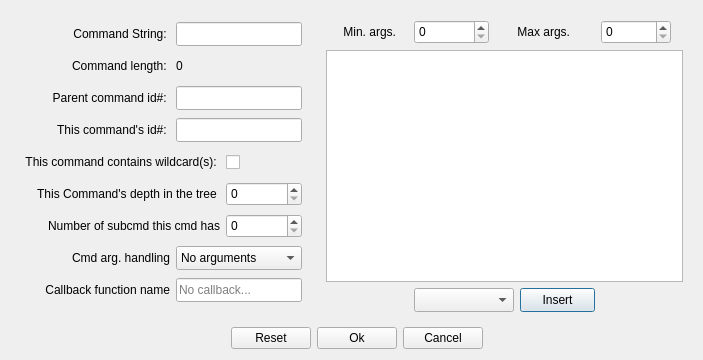
<?xml version="1.0" encoding="UTF-8"?>
<ui version="4.0">
 <class>commandParametersDialog</class>
 <widget class="QDialog" name="commandParametersDialog">
  <property name="geometry">
   <rect>
    <x>0</x>
    <y>0</y>
    <width>699</width>
    <height>358</height>
   </rect>
  </property>
  <property name="sizePolicy">
   <sizepolicy hsizetype="Fixed" vsizetype="Fixed">
    <horstretch>0</horstretch>
    <verstretch>0</verstretch>
   </sizepolicy>
  </property>
  <property name="windowTitle">
   <string>Command Parameters</string>
  </property>
  <layout class="QGridLayout" name="gridLayout_3">
   <item row="0" column="0" colspan="2">
    <widget class="QWidget" name="parametersPane" native="true">
     <property name="sizePolicy">
      <sizepolicy hsizetype="Expanding" vsizetype="Expanding">
       <horstretch>0</horstretch>
       <verstretch>0</verstretch>
      </sizepolicy>
     </property>
     <property name="minimumSize">
      <size>
       <width>300</width>
       <height>0</height>
      </size>
     </property>
     <property name="maximumSize">
      <size>
       <width>16777215</width>
       <height>16777215</height>
      </size>
     </property>
     <layout class="QGridLayout" name="gridLayout_2">
      <item row="0" column="0">
       <widget class="QLabel" name="label_11">
        <property name="sizePolicy">
         <sizepolicy hsizetype="Fixed" vsizetype="Fixed">
          <horstretch>0</horstretch>
          <verstretch>0</verstretch>
         </sizepolicy>
        </property>
        <property name="minimumSize">
         <size>
          <width>150</width>
          <height>24</height>
         </size>
        </property>
        <property name="maximumSize">
         <size>
          <width>150</width>
          <height>24</height>
         </size>
        </property>
        <property name="text">
         <string>Command String: </string>
        </property>
        <property name="alignment">
         <set>Qt::AlignRight|Qt::AlignTrailing|Qt::AlignVCenter</set>
        </property>
       </widget>
      </item>
      <item row="0" column="1" colspan="2">
       <widget class="QLineEdit" name="commandString">
        <property name="sizePolicy">
         <sizepolicy hsizetype="Expanding" vsizetype="Fixed">
          <horstretch>0</horstretch>
          <verstretch>0</verstretch>
         </sizepolicy>
        </property>
        <property name="minimumSize">
         <size>
          <width>75</width>
          <height>24</height>
         </size>
        </property>
        <property name="maximumSize">
         <size>
          <width>16777215</width>
          <height>24</height>
         </size>
        </property>
       </widget>
      </item>
      <item row="1" column="0">
       <widget class="QLabel" name="label_13">
        <property name="sizePolicy">
         <sizepolicy hsizetype="Fixed" vsizetype="Fixed">
          <horstretch>0</horstretch>
          <verstretch>0</verstretch>
         </sizepolicy>
        </property>
        <property name="minimumSize">
         <size>
          <width>150</width>
          <height>24</height>
         </size>
        </property>
        <property name="maximumSize">
         <size>
          <width>150</width>
          <height>24</height>
         </size>
        </property>
        <property name="text">
         <string>Command length: </string>
        </property>
        <property name="alignment">
         <set>Qt::AlignRight|Qt::AlignTrailing|Qt::AlignVCenter</set>
        </property>
       </widget>
      </item>
      <item row="1" column="1" colspan="2">
       <widget class="QLabel" name="commandLengthLabel">
        <property name="sizePolicy">
         <sizepolicy hsizetype="Fixed" vsizetype="Fixed">
          <horstretch>0</horstretch>
          <verstretch>0</verstretch>
         </sizepolicy>
        </property>
        <property name="minimumSize">
         <size>
          <width>75</width>
          <height>24</height>
         </size>
        </property>
        <property name="maximumSize">
         <size>
          <width>16777215</width>
          <height>24</height>
         </size>
        </property>
        <property name="text">
         <string>0</string>
        </property>
       </widget>
      </item>
      <item row="2" column="1" colspan="2">
       <widget class="QLineEdit" name="commandParentId">
        <property name="sizePolicy">
         <sizepolicy hsizetype="Expanding" vsizetype="Fixed">
          <horstretch>0</horstretch>
          <verstretch>0</verstretch>
         </sizepolicy>
        </property>
        <property name="minimumSize">
         <size>
          <width>75</width>
          <height>24</height>
         </size>
        </property>
        <property name="maximumSize">
         <size>
          <width>16777215</width>
          <height>24</height>
         </size>
        </property>
       </widget>
      </item>
      <item row="4" column="0">
       <widget class="QLabel" name="label_14">
        <property name="sizePolicy">
         <sizepolicy hsizetype="Fixed" vsizetype="Fixed">
          <horstretch>0</horstretch>
          <verstretch>0</verstretch>
         </sizepolicy>
        </property>
        <property name="minimumSize">
         <size>
          <width>150</width>
          <height>24</height>
         </size>
        </property>
        <property name="maximumSize">
         <size>
          <width>150</width>
          <height>24</height>
         </size>
        </property>
        <property name="text">
         <string>This command's id#: </string>
        </property>
        <property name="alignment">
         <set>Qt::AlignRight|Qt::AlignTrailing|Qt::AlignVCenter</set>
        </property>
       </widget>
      </item>
      <item row="4" column="1" colspan="2">
       <widget class="QLineEdit" name="commandId">
        <property name="sizePolicy">
         <sizepolicy hsizetype="Expanding" vsizetype="Fixed">
          <horstretch>0</horstretch>
          <verstretch>0</verstretch>
         </sizepolicy>
        </property>
        <property name="minimumSize">
         <size>
          <width>75</width>
          <height>24</height>
         </size>
        </property>
        <property name="maximumSize">
         <size>
          <width>16777215</width>
          <height>24</height>
         </size>
        </property>
       </widget>
      </item>
      <item row="5" column="0" colspan="2">
       <widget class="QLabel" name="label_17">
        <property name="sizePolicy">
         <sizepolicy hsizetype="Fixed" vsizetype="Fixed">
          <horstretch>0</horstretch>
          <verstretch>0</verstretch>
         </sizepolicy>
        </property>
        <property name="minimumSize">
         <size>
          <width>200</width>
          <height>24</height>
         </size>
        </property>
        <property name="maximumSize">
         <size>
          <width>200</width>
          <height>24</height>
         </size>
        </property>
        <property name="text">
         <string>This command contains wildcard(s): </string>
        </property>
        <property name="alignment">
         <set>Qt::AlignRight|Qt::AlignTrailing|Qt::AlignVCenter</set>
        </property>
       </widget>
      </item>
      <item row="5" column="2">
       <widget class="QCheckBox" name="commandHasWildcards">
        <property name="sizePolicy">
         <sizepolicy hsizetype="Expanding" vsizetype="Fixed">
          <horstretch>0</horstretch>
          <verstretch>0</verstretch>
         </sizepolicy>
        </property>
        <property name="minimumSize">
         <size>
          <width>20</width>
          <height>24</height>
         </size>
        </property>
        <property name="maximumSize">
         <size>
          <width>16777215</width>
          <height>24</height>
         </size>
        </property>
        <property name="toolTip">
         <string>Yes if checked</string>
        </property>
        <property name="toolTipDuration">
         <number>1</number>
        </property>
        <property name="text">
         <string/>
        </property>
       </widget>
      </item>
      <item row="6" column="0" colspan="2">
       <widget class="QLabel" name="label_12">
        <property name="sizePolicy">
         <sizepolicy hsizetype="Fixed" vsizetype="Fixed">
          <horstretch>0</horstretch>
          <verstretch>0</verstretch>
         </sizepolicy>
        </property>
        <property name="minimumSize">
         <size>
          <width>200</width>
          <height>24</height>
         </size>
        </property>
        <property name="maximumSize">
         <size>
          <width>200</width>
          <height>24</height>
         </size>
        </property>
        <property name="text">
         <string>This Command's depth in the tree </string>
        </property>
        <property name="alignment">
         <set>Qt::AlignRight|Qt::AlignTrailing|Qt::AlignVCenter</set>
        </property>
       </widget>
      </item>
      <item row="6" column="2">
       <widget class="QSpinBox" name="commandDepth">
        <property name="sizePolicy">
         <sizepolicy hsizetype="Expanding" vsizetype="Fixed">
          <horstretch>0</horstretch>
          <verstretch>0</verstretch>
         </sizepolicy>
        </property>
        <property name="minimumSize">
         <size>
          <width>75</width>
          <height>24</height>
         </size>
        </property>
        <property name="maximumSize">
         <size>
          <width>16777215</width>
          <height>24</height>
         </size>
        </property>
       </widget>
      </item>
      <item row="7" column="0" colspan="2">
       <widget class="QLabel" name="commandSubcommands_label">
        <property name="sizePolicy">
         <sizepolicy hsizetype="Fixed" vsizetype="Fixed">
          <horstretch>0</horstretch>
          <verstretch>0</verstretch>
         </sizepolicy>
        </property>
        <property name="minimumSize">
         <size>
          <width>200</width>
          <height>24</height>
         </size>
        </property>
        <property name="maximumSize">
         <size>
          <width>200</width>
          <height>24</height>
         </size>
        </property>
        <property name="text">
         <string>Number of subcmd this cmd has</string>
        </property>
        <property name="alignment">
         <set>Qt::AlignRight|Qt::AlignTrailing|Qt::AlignVCenter</set>
        </property>
       </widget>
      </item>
      <item row="7" column="2">
       <widget class="QSpinBox" name="commandSubcommands">
        <property name="sizePolicy">
         <sizepolicy hsizetype="Expanding" vsizetype="Fixed">
          <horstretch>0</horstretch>
          <verstretch>0</verstretch>
         </sizepolicy>
        </property>
        <property name="minimumSize">
         <size>
          <width>75</width>
          <height>24</height>
         </size>
        </property>
        <property name="maximumSize">
         <size>
          <width>16777215</width>
          <height>24</height>
         </size>
        </property>
       </widget>
      </item>
      <item row="8" column="0">
       <widget class="QLabel" name="label_16">
        <property name="sizePolicy">
         <sizepolicy hsizetype="Fixed" vsizetype="Fixed">
          <horstretch>0</horstretch>
          <verstretch>0</verstretch>
         </sizepolicy>
        </property>
        <property name="minimumSize">
         <size>
          <width>150</width>
          <height>24</height>
         </size>
        </property>
        <property name="maximumSize">
         <size>
          <width>150</width>
          <height>24</height>
         </size>
        </property>
        <property name="text">
         <string>Cmd arg. handling</string>
        </property>
        <property name="alignment">
         <set>Qt::AlignRight|Qt::AlignTrailing|Qt::AlignVCenter</set>
        </property>
       </widget>
      </item>
      <item row="8" column="1" colspan="2">
       <widget class="QComboBox" name="commandArgumentHandling">
        <property name="sizePolicy">
         <sizepolicy hsizetype="Expanding" vsizetype="Fixed">
          <horstretch>0</horstretch>
          <verstretch>0</verstretch>
         </sizepolicy>
        </property>
        <property name="minimumSize">
         <size>
          <width>75</width>
          <height>24</height>
         </size>
        </property>
        <property name="maximumSize">
         <size>
          <width>16777215</width>
          <height>24</height>
         </size>
        </property>
        <property name="currentText">
         <string>No arguments</string>
        </property>
        <item>
         <property name="text">
          <string>No arguments</string>
         </property>
        </item>
        <item>
         <property name="text">
          <string>Single argument type</string>
         </property>
        </item>
        <item>
         <property name="text">
          <string>Argument type array</string>
         </property>
        </item>
       </widget>
      </item>
      <item row="9" column="0">
       <widget class="QLabel" name="label_10">
        <property name="sizePolicy">
         <sizepolicy hsizetype="Fixed" vsizetype="Fixed">
          <horstretch>0</horstretch>
          <verstretch>0</verstretch>
         </sizepolicy>
        </property>
        <property name="minimumSize">
         <size>
          <width>150</width>
          <height>24</height>
         </size>
        </property>
        <property name="maximumSize">
         <size>
          <width>150</width>
          <height>24</height>
         </size>
        </property>
        <property name="text">
         <string>Callback function name</string>
        </property>
        <property name="alignment">
         <set>Qt::AlignRight|Qt::AlignTrailing|Qt::AlignVCenter</set>
        </property>
       </widget>
      </item>
      <item row="9" column="1" colspan="2">
       <widget class="QLineEdit" name="returnFunctionName">
        <property name="sizePolicy">
         <sizepolicy hsizetype="Expanding" vsizetype="Fixed">
          <horstretch>0</horstretch>
          <verstretch>0</verstretch>
         </sizepolicy>
        </property>
        <property name="minimumSize">
         <size>
          <width>75</width>
          <height>24</height>
         </size>
        </property>
        <property name="maximumSize">
         <size>
          <width>16777215</width>
          <height>24</height>
         </size>
        </property>
        <property name="placeholderText">
         <string>No callback...</string>
        </property>
       </widget>
      </item>
      <item row="2" column="0">
       <widget class="QLabel" name="label_15">
        <property name="sizePolicy">
         <sizepolicy hsizetype="Fixed" vsizetype="Fixed">
          <horstretch>0</horstretch>
          <verstretch>0</verstretch>
         </sizepolicy>
        </property>
        <property name="minimumSize">
         <size>
          <width>150</width>
          <height>20</height>
         </size>
        </property>
        <property name="maximumSize">
         <size>
          <width>150</width>
          <height>20</height>
         </size>
        </property>
        <property name="text">
         <string>Parent command id#: </string>
        </property>
        <property name="alignment">
         <set>Qt::AlignRight|Qt::AlignTrailing|Qt::AlignVCenter</set>
        </property>
       </widget>
      </item>
     </layout>
    </widget>
   </item>
   <item row="0" column="2" colspan="3">
    <widget class="QWidget" name="argumentsPane" native="true">
     <property name="sizePolicy">
      <sizepolicy hsizetype="Expanding" vsizetype="Expanding">
       <horstretch>0</horstretch>
       <verstretch>0</verstretch>
      </sizepolicy>
     </property>
     <property name="minimumSize">
      <size>
       <width>375</width>
       <height>310</height>
      </size>
     </property>
     <layout class="QGridLayout" name="gridLayout">
      <item row="1" column="0" colspan="5">
       <widget class="QTableWidget" name="argTable"/>
      </item>
      <item row="2" column="1" colspan="2">
       <widget class="QComboBox" name="argComboBox">
        <property name="sizePolicy">
         <sizepolicy hsizetype="Fixed" vsizetype="Fixed">
          <horstretch>0</horstretch>
          <verstretch>0</verstretch>
         </sizepolicy>
        </property>
        <property name="minimumSize">
         <size>
          <width>100</width>
          <height>24</height>
         </size>
        </property>
        <property name="maximumSize">
         <size>
          <width>100</width>
          <height>24</height>
         </size>
        </property>
       </widget>
      </item>
      <item row="2" column="3">
       <widget class="QPushButton" name="insert">
        <property name="sizePolicy">
         <sizepolicy hsizetype="Fixed" vsizetype="Fixed">
          <horstretch>0</horstretch>
          <verstretch>0</verstretch>
         </sizepolicy>
        </property>
        <property name="minimumSize">
         <size>
          <width>75</width>
          <height>24</height>
         </size>
        </property>
        <property name="maximumSize">
         <size>
          <width>75</width>
          <height>24</height>
         </size>
        </property>
        <property name="text">
         <string>Insert</string>
        </property>
       </widget>
      </item>
      <item row="0" column="1">
       <widget class="QSpinBox" name="commandMinArgs">
        <property name="sizePolicy">
         <sizepolicy hsizetype="Fixed" vsizetype="Fixed">
          <horstretch>0</horstretch>
          <verstretch>0</verstretch>
         </sizepolicy>
        </property>
        <property name="minimumSize">
         <size>
          <width>75</width>
          <height>24</height>
         </size>
        </property>
        <property name="maximumSize">
         <size>
          <width>75</width>
          <height>24</height>
         </size>
        </property>
       </widget>
      </item>
      <item row="0" column="2" colspan="2">
       <widget class="QLabel" name="commandMaxArgsLabel">
        <property name="sizePolicy">
         <sizepolicy hsizetype="Fixed" vsizetype="Fixed">
          <horstretch>0</horstretch>
          <verstretch>0</verstretch>
         </sizepolicy>
        </property>
        <property name="minimumSize">
         <size>
          <width>70</width>
          <height>24</height>
         </size>
        </property>
        <property name="maximumSize">
         <size>
          <width>75</width>
          <height>24</height>
         </size>
        </property>
        <property name="text">
         <string>Max args.</string>
        </property>
        <property name="alignment">
         <set>Qt::AlignRight|Qt::AlignTrailing|Qt::AlignVCenter</set>
        </property>
       </widget>
      </item>
      <item row="2" column="4">
       <widget class="QFrame" name="frame_5">
        <property name="sizePolicy">
         <sizepolicy hsizetype="Expanding" vsizetype="Fixed">
          <horstretch>0</horstretch>
          <verstretch>0</verstretch>
         </sizepolicy>
        </property>
        <property name="minimumSize">
         <size>
          <width>80</width>
          <height>24</height>
         </size>
        </property>
        <property name="maximumSize">
         <size>
          <width>16777215</width>
          <height>24</height>
         </size>
        </property>
        <property name="frameShape">
         <enum>QFrame::NoFrame</enum>
        </property>
        <property name="frameShadow">
         <enum>QFrame::Plain</enum>
        </property>
       </widget>
      </item>
      <item row="0" column="0">
       <widget class="QLabel" name="label_9">
        <property name="sizePolicy">
         <sizepolicy hsizetype="Fixed" vsizetype="Fixed">
          <horstretch>0</horstretch>
          <verstretch>0</verstretch>
         </sizepolicy>
        </property>
        <property name="minimumSize">
         <size>
          <width>70</width>
          <height>24</height>
         </size>
        </property>
        <property name="maximumSize">
         <size>
          <width>70</width>
          <height>24</height>
         </size>
        </property>
        <property name="text">
         <string>Min. args.</string>
        </property>
        <property name="alignment">
         <set>Qt::AlignRight|Qt::AlignTrailing|Qt::AlignVCenter</set>
        </property>
       </widget>
      </item>
      <item row="2" column="0">
       <widget class="QFrame" name="frame_4">
        <property name="sizePolicy">
         <sizepolicy hsizetype="Expanding" vsizetype="Fixed">
          <horstretch>0</horstretch>
          <verstretch>0</verstretch>
         </sizepolicy>
        </property>
        <property name="minimumSize">
         <size>
          <width>70</width>
          <height>24</height>
         </size>
        </property>
        <property name="maximumSize">
         <size>
          <width>16777215</width>
          <height>24</height>
         </size>
        </property>
        <property name="frameShape">
         <enum>QFrame::NoFrame</enum>
        </property>
        <property name="frameShadow">
         <enum>QFrame::Plain</enum>
        </property>
       </widget>
      </item>
      <item row="0" column="4">
       <widget class="QSpinBox" name="commandMaxArgs">
        <property name="sizePolicy">
         <sizepolicy hsizetype="Expanding" vsizetype="Expanding">
          <horstretch>0</horstretch>
          <verstretch>0</verstretch>
         </sizepolicy>
        </property>
        <property name="minimumSize">
         <size>
          <width>70</width>
          <height>24</height>
         </size>
        </property>
        <property name="maximumSize">
         <size>
          <width>70</width>
          <height>24</height>
         </size>
        </property>
       </widget>
      </item>
     </layout>
    </widget>
   </item>
   <item row="1" column="0">
    <widget class="QFrame" name="frame_2">
     <property name="sizePolicy">
      <sizepolicy hsizetype="Expanding" vsizetype="Fixed">
       <horstretch>0</horstretch>
       <verstretch>0</verstretch>
      </sizepolicy>
     </property>
     <property name="minimumSize">
      <size>
       <width>0</width>
       <height>20</height>
      </size>
     </property>
     <property name="maximumSize">
      <size>
       <width>16777215</width>
       <height>20</height>
      </size>
     </property>
     <property name="frameShape">
      <enum>QFrame::NoFrame</enum>
     </property>
     <property name="frameShadow">
      <enum>QFrame::Plain</enum>
     </property>
    </widget>
   </item>
   <item row="1" column="1">
    <widget class="QPushButton" name="reset">
     <property name="sizePolicy">
      <sizepolicy hsizetype="Fixed" vsizetype="Fixed">
       <horstretch>0</horstretch>
       <verstretch>0</verstretch>
      </sizepolicy>
     </property>
     <property name="text">
      <string>Reset</string>
     </property>
    </widget>
   </item>
   <item row="1" column="2">
    <widget class="QPushButton" name="ok">
     <property name="sizePolicy">
      <sizepolicy hsizetype="Fixed" vsizetype="Fixed">
       <horstretch>0</horstretch>
       <verstretch>0</verstretch>
      </sizepolicy>
     </property>
     <property name="text">
      <string>Ok</string>
     </property>
    </widget>
   </item>
   <item row="1" column="3">
    <widget class="QPushButton" name="cancel">
     <property name="sizePolicy">
      <sizepolicy hsizetype="Fixed" vsizetype="Fixed">
       <horstretch>0</horstretch>
       <verstretch>0</verstretch>
      </sizepolicy>
     </property>
     <property name="text">
      <string>Cancel</string>
     </property>
    </widget>
   </item>
   <item row="1" column="4">
    <widget class="QFrame" name="frame_3">
     <property name="sizePolicy">
      <sizepolicy hsizetype="Expanding" vsizetype="Fixed">
       <horstretch>0</horstretch>
       <verstretch>0</verstretch>
      </sizepolicy>
     </property>
     <property name="minimumSize">
      <size>
       <width>0</width>
       <height>20</height>
      </size>
     </property>
     <property name="maximumSize">
      <size>
       <width>16777215</width>
       <height>20</height>
      </size>
     </property>
     <property name="frameShape">
      <enum>QFrame::NoFrame</enum>
     </property>
     <property name="frameShadow">
      <enum>QFrame::Plain</enum>
     </property>
    </widget>
   </item>
  </layout>
 </widget>
 <resources/>
 <connections/>
</ui>
